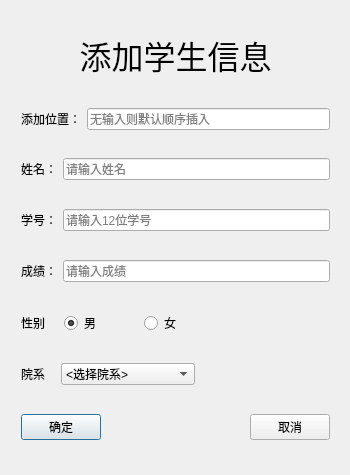
<?xml version="1.0" encoding="UTF-8"?>
<ui version="4.0">
 <class>AddStu</class>
 <widget class="QDialog" name="AddStu">
  <property name="geometry">
   <rect>
    <x>0</x>
    <y>0</y>
    <width>350</width>
    <height>475</height>
   </rect>
  </property>
  <property name="windowTitle">
   <string>添加学生信息</string>
  </property>
  <widget class="QWidget" name="layoutWidget">
   <property name="geometry">
    <rect>
     <x>10</x>
     <y>20</y>
     <width>331</width>
     <height>431</height>
    </rect>
   </property>
   <layout class="QVBoxLayout" name="verticalLayout">
    <item>
     <widget class="QLabel" name="label">
      <property name="sizePolicy">
       <sizepolicy hsizetype="Preferred" vsizetype="Fixed">
        <horstretch>0</horstretch>
        <verstretch>0</verstretch>
       </sizepolicy>
      </property>
      <property name="font">
       <font>
        <family>华文行楷</family>
        <pointsize>24</pointsize>
       </font>
      </property>
      <property name="text">
       <string>添加学生信息</string>
      </property>
      <property name="textFormat">
       <enum>Qt::AutoText</enum>
      </property>
      <property name="alignment">
       <set>Qt::AlignCenter</set>
      </property>
     </widget>
    </item>
    <item>
     <spacer name="verticalSpacer_7">
      <property name="orientation">
       <enum>Qt::Vertical</enum>
      </property>
      <property name="sizeHint" stdset="0">
       <size>
        <width>20</width>
        <height>40</height>
       </size>
      </property>
     </spacer>
    </item>
    <item>
     <layout class="QHBoxLayout" name="horizontalLayout_7">
      <item>
       <widget class="QLabel" name="label_7">
        <property name="text">
         <string>添加位置：</string>
        </property>
       </widget>
      </item>
      <item>
       <widget class="QLineEdit" name="le_po">
        <property name="placeholderText">
         <string>无输入则默认顺序插入</string>
        </property>
       </widget>
      </item>
     </layout>
    </item>
    <item>
     <spacer name="verticalSpacer">
      <property name="orientation">
       <enum>Qt::Vertical</enum>
      </property>
      <property name="sizeHint" stdset="0">
       <size>
        <width>20</width>
        <height>40</height>
       </size>
      </property>
     </spacer>
    </item>
    <item>
     <layout class="QHBoxLayout" name="horizontalLayout">
      <item>
       <widget class="QLabel" name="label_2">
        <property name="text">
         <string>姓名：</string>
        </property>
       </widget>
      </item>
      <item>
       <widget class="QLineEdit" name="le_name">
        <property name="text">
         <string/>
        </property>
        <property name="placeholderText">
         <string>请输入姓名</string>
        </property>
        <property name="clearButtonEnabled">
         <bool>true</bool>
        </property>
       </widget>
      </item>
     </layout>
    </item>
    <item>
     <spacer name="verticalSpacer_2">
      <property name="orientation">
       <enum>Qt::Vertical</enum>
      </property>
      <property name="sizeHint" stdset="0">
       <size>
        <width>20</width>
        <height>40</height>
       </size>
      </property>
     </spacer>
    </item>
    <item>
     <layout class="QHBoxLayout" name="horizontalLayout_2">
      <item>
       <widget class="QLabel" name="label_3">
        <property name="text">
         <string>学号：</string>
        </property>
       </widget>
      </item>
      <item>
       <widget class="QLineEdit" name="le_id">
        <property name="placeholderText">
         <string>请输入12位学号</string>
        </property>
        <property name="clearButtonEnabled">
         <bool>true</bool>
        </property>
       </widget>
      </item>
     </layout>
    </item>
    <item>
     <spacer name="verticalSpacer_3">
      <property name="orientation">
       <enum>Qt::Vertical</enum>
      </property>
      <property name="sizeHint" stdset="0">
       <size>
        <width>20</width>
        <height>40</height>
       </size>
      </property>
     </spacer>
    </item>
    <item>
     <layout class="QHBoxLayout" name="horizontalLayout_4">
      <item>
       <widget class="QLabel" name="label_5">
        <property name="text">
         <string>成绩：</string>
        </property>
       </widget>
      </item>
      <item>
       <widget class="QLineEdit" name="le_grade">
        <property name="placeholderText">
         <string>请输入成绩</string>
        </property>
       </widget>
      </item>
     </layout>
    </item>
    <item>
     <spacer name="verticalSpacer_4">
      <property name="orientation">
       <enum>Qt::Vertical</enum>
      </property>
      <property name="sizeHint" stdset="0">
       <size>
        <width>20</width>
        <height>40</height>
       </size>
      </property>
     </spacer>
    </item>
    <item>
     <layout class="QHBoxLayout" name="horizontalLayout_3" stretch="1,2,0,4">
      <item>
       <widget class="QLabel" name="label_4">
        <property name="text">
         <string>性别</string>
        </property>
       </widget>
      </item>
      <item>
       <widget class="QRadioButton" name="rbtn_male">
        <property name="tabletTracking">
         <bool>false</bool>
        </property>
        <property name="text">
         <string>男</string>
        </property>
        <property name="checked">
         <bool>true</bool>
        </property>
        <attribute name="buttonGroup">
         <string notr="true">sexGroup</string>
        </attribute>
       </widget>
      </item>
      <item>
       <widget class="QRadioButton" name="rbtn_famale">
        <property name="text">
         <string>女</string>
        </property>
        <attribute name="buttonGroup">
         <string notr="true">sexGroup</string>
        </attribute>
       </widget>
      </item>
      <item>
       <spacer name="horizontalSpacer_2">
        <property name="orientation">
         <enum>Qt::Horizontal</enum>
        </property>
        <property name="sizeHint" stdset="0">
         <size>
          <width>40</width>
          <height>20</height>
         </size>
        </property>
       </spacer>
      </item>
     </layout>
    </item>
    <item>
     <spacer name="verticalSpacer_5">
      <property name="orientation">
       <enum>Qt::Vertical</enum>
      </property>
      <property name="sizeHint" stdset="0">
       <size>
        <width>20</width>
        <height>40</height>
       </size>
      </property>
     </spacer>
    </item>
    <item>
     <layout class="QHBoxLayout" name="horizontalLayout_5" stretch="1,4,4">
      <item>
       <widget class="QLabel" name="label_6">
        <property name="text">
         <string>院系</string>
        </property>
       </widget>
      </item>
      <item>
       <widget class="QComboBox" name="cb_yx">
        <item>
         <property name="text">
          <string>&lt;选择院系&gt;</string>
         </property>
        </item>
        <item>
         <property name="text">
          <string>信科院</string>
         </property>
        </item>
        <item>
         <property name="text">
          <string>地科院</string>
         </property>
        </item>
        <item>
         <property name="text">
          <string>传艺院</string>
         </property>
        </item>
        <item>
         <property name="text">
          <string>马克思主义学院</string>
         </property>
        </item>
        <item>
         <property name="text">
          <string>商学院</string>
         </property>
        </item>
        <item>
         <property name="text">
          <string>法学院</string>
         </property>
        </item>
        <item>
         <property name="text">
          <string>外院</string>
         </property>
        </item>
        <item>
         <property name="text">
          <string>其他</string>
         </property>
        </item>
       </widget>
      </item>
      <item>
       <spacer name="horizontalSpacer_4">
        <property name="orientation">
         <enum>Qt::Horizontal</enum>
        </property>
        <property name="sizeHint" stdset="0">
         <size>
          <width>40</width>
          <height>20</height>
         </size>
        </property>
       </spacer>
      </item>
     </layout>
    </item>
    <item>
     <spacer name="verticalSpacer_6">
      <property name="orientation">
       <enum>Qt::Vertical</enum>
      </property>
      <property name="sizeHint" stdset="0">
       <size>
        <width>20</width>
        <height>40</height>
       </size>
      </property>
     </spacer>
    </item>
    <item>
     <layout class="QHBoxLayout" name="horizontalLayout_6">
      <item>
       <widget class="QPushButton" name="btn_ok">
        <property name="text">
         <string>确定</string>
        </property>
       </widget>
      </item>
      <item>
       <spacer name="horizontalSpacer">
        <property name="orientation">
         <enum>Qt::Horizontal</enum>
        </property>
        <property name="sizeHint" stdset="0">
         <size>
          <width>40</width>
          <height>20</height>
         </size>
        </property>
       </spacer>
      </item>
      <item>
       <widget class="QPushButton" name="btn_cancel">
        <property name="text">
         <string>取消</string>
        </property>
       </widget>
      </item>
     </layout>
    </item>
   </layout>
  </widget>
 </widget>
 <layoutdefault spacing="6" margin="11"/>
 <resources/>
 <connections>
  <connection>
   <sender>btn_cancel</sender>
   <signal>clicked()</signal>
   <receiver>AddStu</receiver>
   <slot>close()</slot>
   <hints>
    <hint type="sourcelabel">
     <x>292</x>
     <y>434</y>
    </hint>
    <hint type="destinationlabel">
     <x>174</x>
     <y>239</y>
    </hint>
   </hints>
  </connection>
 </connections>
 <buttongroups>
  <buttongroup name="sexGroup"/>
 </buttongroups>
</ui>
